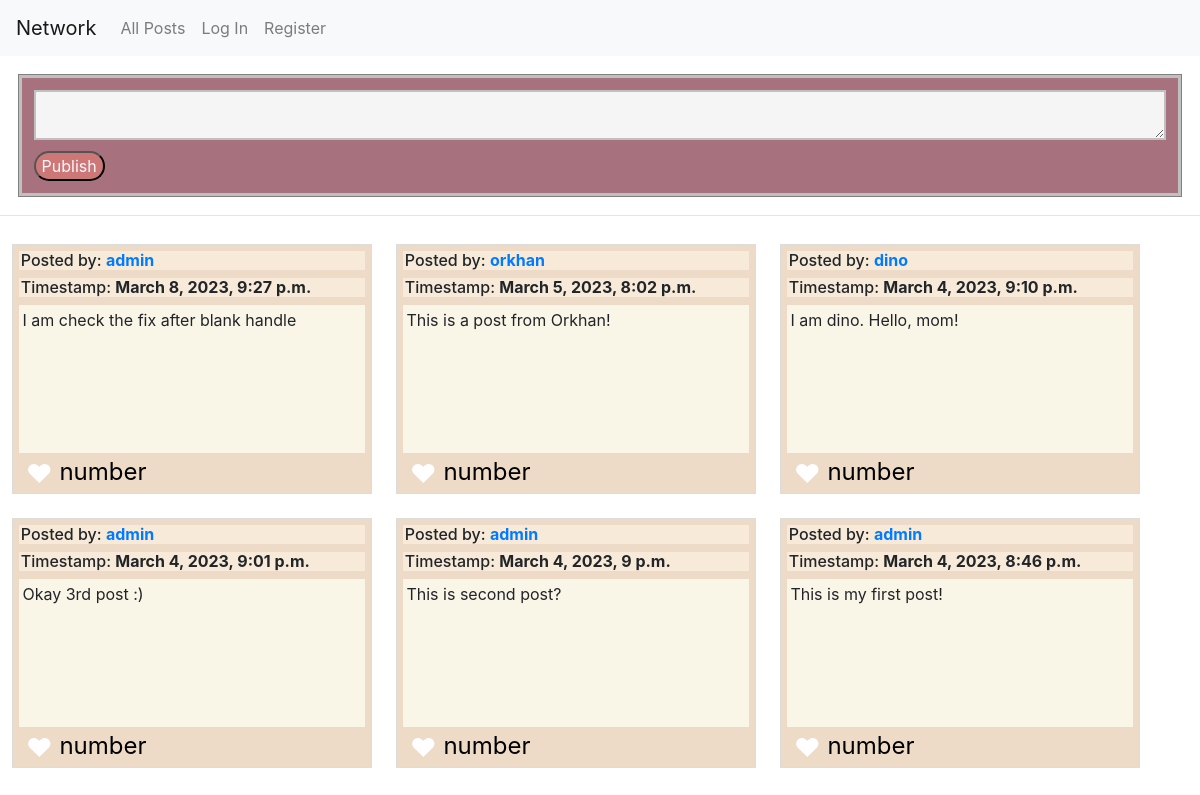
The app's page /, older data.
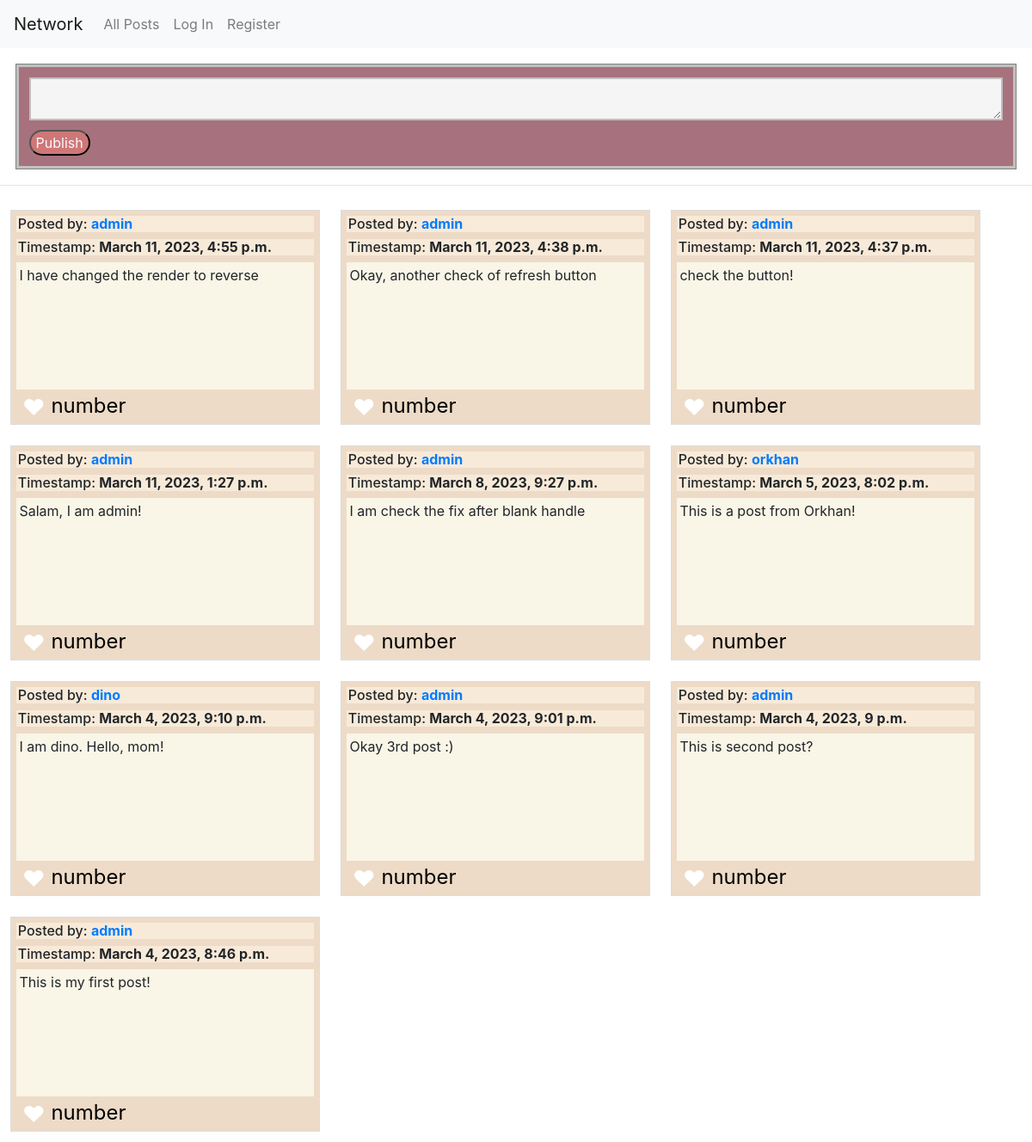
The same page, newer data.
### network/models.py (models this page shows, shortened)
class Post(models.Model):
    user = models.ForeignKey(User, on_delete=models.CASCADE, related_name="post_owner") #, null=True, blank=True)
    post = models.CharField(max_length=5000)
    timestamp = models.DateTimeField(auto_now_add=True)

class User(AbstractUser):
    pass

### network/views.py (the view)
# urls.py: path("", views.index, name="index"),
def index(request):
    return render(request, "network/index.html", {
        "posts" : Post.objects.order_by('-timestamp')
    })

### network/templates/network/index.html (shortened to what this page needs)
{% extends "network/layout.html" %} {% block body %}
<div class="post">
  <form method="post" action="{% url 'post' %}" class="post-form">
    <textarea
      maxlength="5000"
      class="input-textarea"
      name="input-textarea-name"
    >
    </textarea>
    <br />
    <button class="btn-publish" type="submit">Publish</button>
  </form>
</div>
<hr />
<div class="post-content">
  {% for post in posts %}
  <div class="individual-post">
    <h6 class="user-and-time">
      Posted by:
      <strong
        ><a
          href="{% url 'individual' id=post.user.id %}"
          id="user-{{ post.user.id }}"
          >{{ post.user }}</a
        ></strong
      >
    </h6>
    <h6 class="user-and-time">
      Timestamp: <strong>{{ post.timestamp }}</strong>
    </h6>
    <div class="individual-post-content">
      <p>{{ post.post }}</p>
    </div>
    <p class="likes">&#9829;</p>
    <p class="like-number">number</p>
  </div>
  {% endfor %}
</div>
{% endblock %}

### network/templates/network/layout.html (shortened to what this page needs)
{% load static %}
<!DOCTYPE html>
<html lang="en">
  <head>
    <link
      rel="stylesheet"
      href="https://stackpath.bootstrapcdn.com/bootstrap/4.4.1/css/bootstrap.min.css"
    />
    <link href="{% static 'network/styles.css' %}" rel="stylesheet" />
  </head>
  <body>
    <nav class="navbar navbar-expand-lg navbar-light bg-light">
      <a class="navbar-brand" href="#">Network</a>
      <div>
        <ul class="navbar-nav mr-auto">
          <li class="nav-item">
            <a class="nav-link" href="{% url 'index' %}">All Posts</a>
          </li>
          {% if user.is_authenticated %}
          <li class="nav-item">
            <a class="nav-link" href="{% url 'following_page' %}">Following</a>
          </li>
          <li class="nav-item">
            <a class="nav-link" href="{% url 'logout' %}">Log Out</a>
          </li>
          {% else %}
          <li class="nav-item">
            <a class="nav-link" href="{% url 'login' %}">Log In</a>
          </li>
          <li class="nav-item">
            <a class="nav-link" href="{% url 'register' %}">Register</a>
          </li>
          {% endif %}
        </ul>
      </div>
    </nav>
    <div class="body">{% block body %} {% endblock %}</div>
  </body>
</html>

### network/static/network/styles.css (style rules this page uses)
.post { display: flex; border: solid 1px grey; margin: 1.5%; }
.post-form { display: flex; flex-wrap: wrap; width: 100%; background-color: #a7727d; border: silver solid 3px; }
.input-textarea { background-color: whitesmoke; border: solid 2px silver; margin: 1%; height: 50px; width: 100%; }
.btn-publish { margin: 1%; margin-top: 0%; border-radius: 25px; background-color: #ce7777; color: ghostwhite; }
.post-content { display: flex; flex-wrap: wrap; justify-content: space-around flex-start; }
.individual-post { display: flex; flex-direction: row; flex-wrap: wrap; align-content: flex-start; padding: 0.5%; border: solid 1px gainsboro; margin: 1%; height: 250px; width: 30%; background-color: #eddbc7; }
.user-and-time { width: 100%; background-color: #f8ead8; padding-left: 0.5%; }
.individual-post-content { width: 100%; flex-grow: 15; padding: 1%; background-color: #f9f5e7; height: 62.5%; }
.likes { color: white; font-size: 26px; height: 12%; margin-bottom: 1%; margin-top: 0.5%; padding-left: 2%; }
.like-number { color: black; font-size: 24px; height: 12%; margin-bottom: 1%; margin-top: 0.5%; padding-left: 2%; width: 50%; }

Row changes from the older to the newer data that the page shows:
added Post: user "admin", timestamp "March 11, 2023, 4:55 p.m.", post "I have changed the render to reverse"
added Post: user "admin", timestamp "March 11, 2023, 4:38 p.m.", post "Okay, another check of refresh button"
added Post: user "admin", timestamp "March 11, 2023, 4:37 p.m.", post "check the button!"
added Post: user "admin", timestamp "March 11, 2023, 1:27 p.m.", post "Salam, I am admin!"
